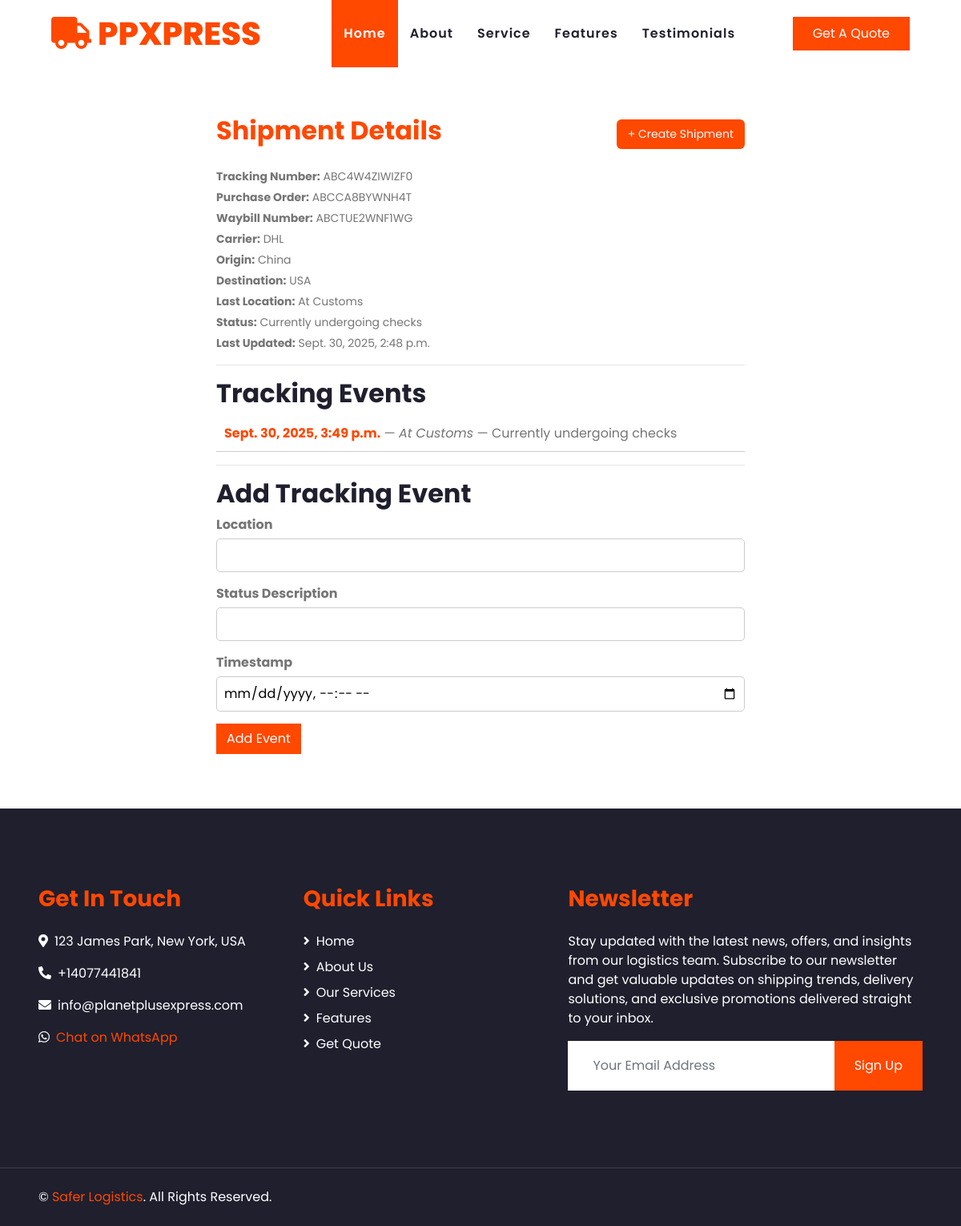
/freight/admin-freight/shipment-details/1/ (signed in), run on the app's committed database.
### freight/models.py (models this page shows, shortened)
class Shipment(models.Model):
    client = models.CharField(max_length=100, null=True, blank=True)
    email = models.EmailField(null=True, blank=True)
    tracking_number = models.CharField(max_length=50, unique=True)
    purchase_order = models.CharField(max_length=50, unique=True)
    waybill_number = models.CharField(max_length=50, unique=True)
    carrier = models.CharField(max_length=50, null=True, blank=True)
    origin = models.CharField(max_length=100, blank=True, null=True)
    destination = models.CharField(max_length=100, blank=True, null=True)
    status = models.CharField(
        max_length=100, blank=True, null=True
    )  # e.g., "In Transit", "Delivered"
    last_location = models.CharField(max_length=100, blank=True, null=True)
    estimated_delivery = models.DateField(blank=True, null=True)
    last_updated = models.DateTimeField(auto_now=True)
    created_at = models.DateTimeField(auto_now_add=True)
    class Meta:
        ordering = ["-created_at"]

class TrackingEvent(models.Model):
    shipment = models.ForeignKey(
        Shipment, on_delete=models.CASCADE, related_name="events"
    )
    location = models.CharField(max_length=100)
    status_description = models.CharField(max_length=255)  # e.g., "Arrived at facility"
    timestamp = models.DateTimeField()
    class Meta:
        ordering = ["-timestamp"]

### freight/views.py (the view)
def shipment_detail(request, pk):
    if not request.user.is_authenticated:
        messages.error(request, "Only accessible to Admins.")
        return redirect("login")
    shipment = get_object_or_404(Shipment, pk=pk)
    events = shipment.events.all()  # Because of related_name="events"
    if request.method == "POST":
        form = TrackingEventForm(request.POST)
        if form.is_valid():
            event = form.save(commit=False)
            event.shipment = shipment
            event.save()
            shipment.last_location = event.location
            shipment.status = event.status_description
            shipment.save()
            email = shipment.email
            if email:
                context = {
                    "client": shipment.client,
                    "url": "planetplusexpress.com",
                    "shipment": shipment,
                    "event": event,
                }
                template = render_to_string("freight/user_shipment_update.html", context)
                send_email(email, "Shipment Update", template)
            return redirect("shipment_details", pk=shipment.pk)
    else:
        form = TrackingEventForm()
    return render(
        request,
        "freight/shipment_detail.html",
        {
            "shipment": shipment,
            "events": events,
            "form": form,
        },
    )

### freight/forms.py (shortened to what this page needs)
class TrackingEventForm(forms.ModelForm):
    class Meta:
        model = TrackingEvent
        fields = ["location", "status_description", "timestamp"]

### freight/templates/freight/shipment_detail.html (shortened to what this page needs)
{% extends 'base.html' %} {% block content %}
<div class="shipment-detail-container">
  <div class="shipments-header">
    <h2 class="shipments-title">Shipment Details</h2>
    <a href="{% url 'create_shipment' %}" class="shipments-create-btn"
      >+ Create Shipment</a
    >
  </div>
  <div class="shipment-info">
    <p><strong>Tracking Number:</strong> {{ shipment.tracking_number }}</p>
    <p><strong>Purchase Order:</strong> {{ shipment.purchase_order }}</p>
    <p><strong>Waybill Number:</strong> {{ shipment.waybill_number }}</p>
    <p><strong>Carrier:</strong> {{ shipment.carrier }}</p>
    <p><strong>Origin:</strong> {{ shipment.origin }}</p>
    <p><strong>Destination:</strong> {{ shipment.destination }}</p>
    <p><strong>Last Location:</strong> {{ shipment.last_location }}</p>
    <p><strong>Status:</strong> {{ shipment.status }}</p>
    <p><strong>Last Updated:</strong> {{ shipment.last_updated }}</p>
  </div>
  <hr />
  <h2>Tracking Events</h2>
  {% if events %}
  <ul class="tracking-event-list">
    {% for event in events %}
    <li>
      <span class="event-time">{{ event.timestamp }}</span> —
      <span class="event-location">{{ event.location }}</span> —
      <span class="event-status">{{ event.status_description }}</span>
    </li>
    {% endfor %}
  </ul>
  {% else %}
  <p>No tracking events yet.</p>
  {% endif %}
  <hr />
  <h2>Add Tracking Event</h2>
  <form
    action="{% url 'shipment_details' shipment.id %}"
    method="POST"
    class="tracking-form"
  >
    <div class="form-group">
      <label for="location">Location</label>
      <input type="text" name="location" id="location" required />
    </div>
    <div class="form-group">
      <label for="status_description">Status Description</label>
      <input
        type="text"
        name="status_description"
        id="status_description"
        required
      />
    </div>
    <div class="form-group">
      <label for="timestamp">Timestamp</label>
      <input type="datetime-local" name="timestamp" id="timestamp" required />
    </div>
    <button type="submit" class="btn btn-primary">Add Event</button>
  </form>
</div>
{% endblock %}

### data on the page
Shipment: tracking_number "ABC4W4ZIWIZF0", purchase_order "ABCCA8BYWNH4T", waybill_number "ABCTUE2WNF1WG", carrier "DHL", origin "China", destination "USA", last_location "At Customs", status "Currently undergoing checks", last_updated "Sept. 30, 2025, 2:48 p.m."
TrackingEvent: timestamp "Sept. 30, 2025, 3:49 p.m.", location "At Customs", status_description "Currently undergoing checks"
